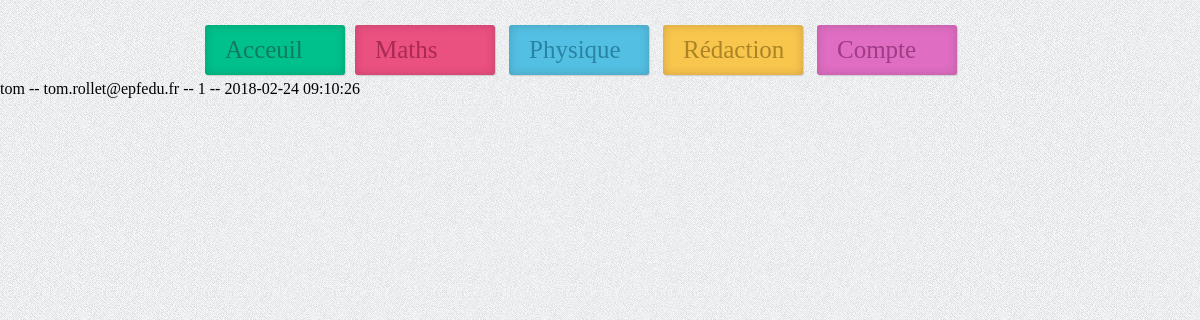
The page /profile.php?login=tom (signed in) on the database its author committed.
### tables this page shows
CREATE TABLE IF NOT EXISTS `membre` (
  `id` int(11) NOT NULL AUTO_INCREMENT,
  `login` text NOT NULL,
  `pass_md5` text NOT NULL,
  `email` text NOT NULL,
  `catSoPro` int(11) NOT NULL,
  `Privilege` int(11) NOT NULL DEFAULT '1',
  `DateCreation` timestamp NOT NULL DEFAULT CURRENT_TIMESTAMP,
  PRIMARY KEY (`id`)
);

### profile.php (the view, shortened to what this page needs)
<?php
    include("Acceuil.php");
    try
   {
    $bdd = new PDO('mysql:host=localhost;dbname=Entraide;charset=utf8', 'root', '',array(PDO::ATTR_ERRMODE => PDO::ERRMODE_EXCEPTION));
  }
  catch(Exception $e)
  {
    die('Erreur : '.$e->getMessage());
  }
    $req = $bdd->prepare('SELECT email,catSoPro, DateCreation FROM membre WHERE login=? ');
      $req->execute(array($_GET['login']));
      while ($donnees = $req->fetch())
{
    echo '<p>'. htmlspecialchars($_GET['login']) . ' -- '. htmlspecialchars($donnees['email']) . ' -- '. htmlspecialchars($donnees['catSoPro']) .  ' -- '. htmlspecialchars($donnees['DateCreation']) .  '<br />' . '</p>';
}
    ?>

### assets/StyleAcceuil.css (style rules this page uses)
* { margin:0; padding:0; }
body { background-image: url("images/fond.jpg"); background-repeat: repeat; padding: 20px 0 0; min-height:50px; }

### rows shown on the page
membre: email "tom.rollet@epfedu.fr", catSoPro "1", DateCreation "2018-02-24 09:10:26"
